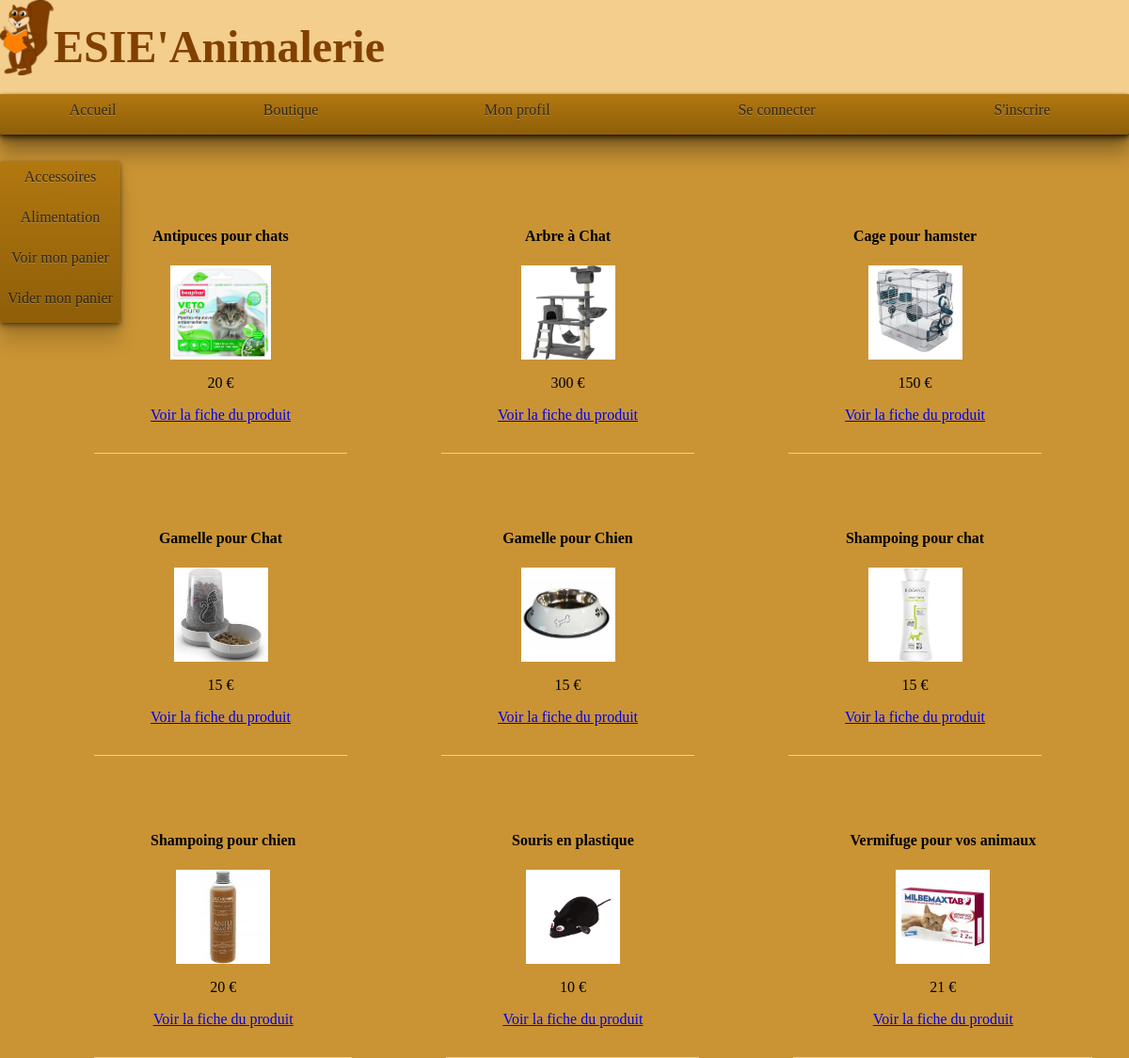
The app's page /Sources/boutique.php?ID_Categorie=1 with its own data.
### tables this page shows
CREATE TABLE `Produits` (
  `ID_Produit` int(11) NOT NULL,
  `Nom_Produit` varchar(100) NOT NULL,
  `ID_Categorie` int(50) NOT NULL,
  `Image_Produit` varchar(45) NOT NULL,
  `Description_Produit` text NOT NULL,
  `Prix_Produit` int(10) NOT NULL,
  `Quantite_Produit` int(10) NOT NULL
);

### Sources/boutique.php (the view, shortened to what this page needs)
<?php
include ('connexionBDD.php');
?>
<html>
	<body>
		<link rel="stylesheet" href="style.css"/>
		<link rel="stylesheet" href="boutique.css"/>
		<?php require "entete.php"; ?>
		<div id"contenaire">
		<br />
			<?php
			$query = 'SELECT DISTINCT ID_Categorie FROM Produits';
			$Categorie = mysqli_query($mysqli, $query);
			$contenu .= '<div class="boutique-gauche">';
			$contenu .= "<ul>";
			while($cat = $Categorie->fetch_assoc())
			{
				if ($cat['ID_Categorie'] == 1)
				{
					$contenu .= "<li><a href='?ID_Categorie=" . $cat['ID_Categorie'] . "'>Accessoires</a></li>";
				}
				if ($cat['ID_Categorie'] == 2)
				{
					$contenu .= "<li><a href='?ID_Categorie=" . $cat['ID_Categorie'] . "'>Alimentation</a></li>";
				}
			}
			$contenu .= "<li><a href=panier.php>Voir mon panier</a></li>";
			$contenu .= "<li><a href=panier.php?panier>Vider mon panier</a></li>";
			$contenu .= "</ul>";
			$contenu .= "</div>";
			$contenu .= '<div class="boutique-droite">';
			if(isset($_GET['ID_Categorie']))
			{
				$query = "select ID_Produit, Nom_Produit, Prix_Produit, ID_Categorie, Image_Produit, Description_Produit, Quantite_Produit FROM Produits WHERE ID_Categorie = '$_GET[ID_Categorie]'";
				$donnees = mysqli_query($mysqli, $query) or die ('Erreur: requête affichage produits par catégories');
				while($produit = $donnees->fetch_assoc())
				{
					$contenu .= '<div class="boutique-produit">';
					$contenu .= "<h4>$produit[Nom_Produit]</h4>";
					$contenu .= "<a href=\"fiche_produit.php?ID_Produit=$produit[ID_Produit]\"><img src=\"../Images/$produit[Image_Produit]\" =\"130\" height=\"100\"></a>";
					$contenu .= "<p>$produit[Prix_Produit] €</p>";
					$contenu .= '<a href="fiche_produit.php?ID_Produit=' . $produit['ID_Produit'] . '">Voir la fiche du produit</a>';
					$contenu .= '</div>';
				}
			}
			$contenu .= '</div>';
			echo $contenu;
			?>
			</div>
	</body>
</html>

### Sources/style.css (style rules this page uses)
html, body { margin : 0 0 0 0; padding : 0 0 0 0; }
body { background-color : #ca9434 ; }

### Sources/boutique.css (style rules this page uses)
.boutique-gauche { background-color: transparent; min-height: 500px; max-width: 20%; position: absolute; margin-right: 10%; padding-top: 10px; text-align: center; }
.boutique-gauche ul { list-style: none; padding: 0; display: table-cell; width: 100%; background: linear-gradient(#b27811,#8e5e08); border-radius: 3px; box-shadow: 0 1px 3px rgba(0, 0, 0, .3), 0 3px 5px rgba(0, 0, 0, .2), 0 5px 10px rgba(0, 0, 0, .2), 0 20px 20px rgba(0, 0, 0, .15); }
.boutique-gauche ul li a { padding: 10px; text-align: center; color: rgba(0, 0, 0, .7); text-decoration: none; padding: 8px 8px 17px 8px; text-shadow: 0 1px 0 rgba(200, 200, 200, .4); display: block; }
.boutique-droite { display: flex; flex-direction: row; flex-wrap: wrap; }
.boutique-produit { max-width: 200px; max-height: 200px; display: flex; flex-direction: column; text-align: center; padding: 5%; margin-left: 100px; border-bottom: 1px solid #f3ce8d; }

### records on screen
produits: Nom_Produit "Antipuces pour chats", Image_Produit (picture), Prix_Produit "20"
produits: Nom_Produit "Arbre à Chat", Image_Produit (picture), Prix_Produit "300"
produits: Nom_Produit "Cage pour hamster", Image_Produit (picture), Prix_Produit "150"
produits: Nom_Produit "Gamelle pour Chat", Image_Produit (picture), Prix_Produit "15"
produits: Nom_Produit "Gamelle pour Chien", Image_Produit (picture), Prix_Produit "15"
produits: Nom_Produit "Shampoing pour chat", Image_Produit (picture), Prix_Produit "15"
produits: Nom_Produit "Shampoing pour chien", Image_Produit (picture), Prix_Produit "20"
produits: Nom_Produit "Souris en plastique", Image_Produit (picture), Prix_Produit "10"
produits: Nom_Produit "Vermifuge pour vos animaux", Image_Produit (picture), Prix_Produit "21"
